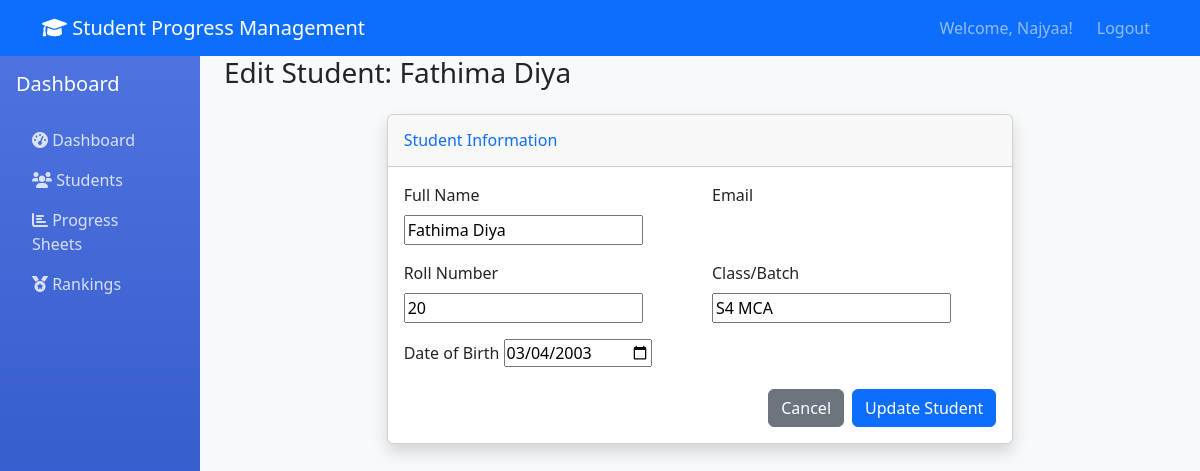
Page /students/edit/2/ (signed in) on the committed database.
### dashboard/models.py (models this page shows, shortened)
class Student(models.Model):
    user = models.OneToOneField(User, on_delete=models.CASCADE)
    full_name = models.CharField(max_length=100)
    roll_number = models.CharField(max_length=10, unique=True)
    class_batch = models.CharField(max_length=50)
    date_of_birth = models.DateField()

### dashboard/views.py (the view)
# urls.py: path('students/edit/<int:student_id>/', views.edit_student_view, name='edit_student'),
@login_required
def edit_student_view(request, student_id):
    student = get_object_or_404(Student, id=student_id)
    if request.method == 'POST':
        form = StudentProfileForm(request.POST, instance=student)
        if form.is_valid():
            form.save()
            messages.success(request, 'Student details updated successfully!')
            return redirect('student_list')
    else:
        form = StudentProfileForm(instance=student)
    return render(request, 'dashboard/edit_student.html', {'form': form, 'student': student})

### dashboard/forms.py
class StudentProfileForm(forms.ModelForm):
    class Meta:
        model = Student
        fields = ['full_name', 'email', 'roll_number', 'class_batch', 'date_of_birth']
        widgets = {
            'date_of_birth': forms.DateInput(attrs={'type': 'date'}),
        }

### templates/dashboard/edit_student.html (shortened to what this page needs)
{% extends 'base.html' %}
{% block content %}
<div class="container-fluid">
    <div class="d-sm-flex align-items-center justify-content-between mb-4">
        <h1 class="h3 mb-0 text-gray-800">Edit Student: {{ student.full_name }}</h1>
    </div>
    <div class="row justify-content-center">
        <div class="col-lg-8">
            <div class="card shadow mb-4">
                <div class="card-header py-3">
                    <h6 class="m-0 font-weight-bold text-primary">Student Information</h6>
                </div>
                <div class="card-body">
                    <form method="post">
                        <div class="row">
                            <div class="col-md-6">
                                <div class="mb-3">
                                    <label for="{{ form.full_name.id_for_label }}" class="form-label">Full Name</label>
                                    {{ form.full_name }}
                                </div>
                            </div>
                            <div class="col-md-6">
                                <div class="mb-3">
                                    <label for="{{ form.email.id_for_label }}" class="form-label">Email</label>
                                </div>
                            </div>
                        </div>
                        <div class="row">
                            <div class="col-md-6">
                                <div class="mb-3">
                                    <label for="{{ form.roll_number.id_for_label }}" class="form-label">Roll Number</label>
                                    {{ form.roll_number }}
                                </div>
                            </div>
                            <div class="col-md-6">
                                <div class="mb-3">
                                    <label for="{{ form.class_batch.id_for_label }}" class="form-label">Class/Batch</label>
                                    {{ form.class_batch }}
                                </div>
                            </div>
                        </div>
                        <div class="row">
                            <div class="col-md-6">
                                <div class="mb-3">
                                    <label for="{{ form.date_of_birth.id_for_label }}" class="form-label">Date of Birth</label>
                                    {{ form.date_of_birth }}
                                </div>
                            </div>
                        </div>
                        <div class="d-flex justify-content-end">
                            <a href="{% url 'student_list' %}" class="btn btn-secondary me-2">Cancel</a>
                            <button type="submit" class="btn btn-primary">Update Student</button>
                        </div>
                    </form>
                </div>
            </div>
        </div>
    </div>
</div>
{% endblock %}

### templates/base.html (shortened to what this page needs)
<!DOCTYPE html>
<html lang="en">
<head>
    <link href="https://cdn.jsdelivr.net/npm/bootstrap@5.3.0/dist/css/bootstrap.min.css" rel="stylesheet">
    <link href="https://cdnjs.cloudflare.com/ajax/libs/font-awesome/6.0.0/css/all.min.css" rel="stylesheet">
</head>
<body>
    <nav class="navbar navbar-expand-lg navbar-dark bg-primary">
        <div class="container">
            <a class="navbar-brand" href="{% url 'dashboard' %}">
                <i class="fas fa-graduation-cap"></i> Student Progress Management
            </a>
            {% if user.is_authenticated %}
            <div class="navbar-nav ms-auto">
                <span class="navbar-text me-3">
                    Welcome, {{ user.username }}!
                </span>
                <a class="nav-link" href="{% url 'logout' %}">Logout</a>
            </div>
            {% endif %}
        </div>
    </nav>
    <div class="container-fluid">
        <div class="row">
            {% if user.is_authenticated %}
            <div class="col-md-2 sidebar p-3">
                <ul class="nav flex-column">
                    <li class="nav-item mb-3">
                        <h5 class="text-white">Dashboard</h5>
                    </li>
                    <li class="nav-item">
                        <a class="nav-link {% if request.resolver_match.url_name == 'dashboard' %}active{% endif %}"
                           href="{% url 'dashboard' %}">
                            <i class="fas fa-tachometer-alt"></i> Dashboard
                        </a>
                    </li>
                    <li class="nav-item">
                        <a class="nav-link {% if request.resolver_match.url_name == 'student_list' %}active{% endif %}"
                           href="{% url 'student_list' %}">
                            <i class="fas fa-users"></i> Students
                        </a>
                    </li>
                    <li class="nav-item">
                        <a class="nav-link {% if request.resolver_match.url_name == 'progress_sheet' %}active{% endif %}"
                           href="{% url 'progress_sheet' %}">
                            <i class="fas fa-chart-bar"></i> Progress Sheets
                        </a>
                    </li>
                    <li class="nav-item">
                        <a class="nav-link {% if request.resolver_match.url_name == 'ranking' %}active{% endif %}"
                           href="{% url 'ranking' %}">
                            <i class="fas fa-medal"></i> Rankings
                        </a>
                    </li>
                </ul>
            </div>
            {% endif %}
            <div class="col-md-10">
                {% block content %}
                {% endblock %}
            </div>
        </div>
    </div>
</body>
</html>

### templates/base.html (style rules this page uses)
body { background-color: #f8f9fa; }
.sidebar { min-height: 100vh; background: linear-gradient(180deg, #4e73df, #224abe); }
.sidebar .nav-link { color: rgba(255, 255, 255, 0.8); }
.card { box-shadow: 0 0.15rem 1.75rem 0 rgba(58, 59, 69, 0.15); }

### rows in the picture
Student: full_name "Fathima Diya", roll_number "20", class_batch "S4 MCA", date_of_birth "03/04/2003"

### other values in the picture
{{ user.username }} "Najyaa"
